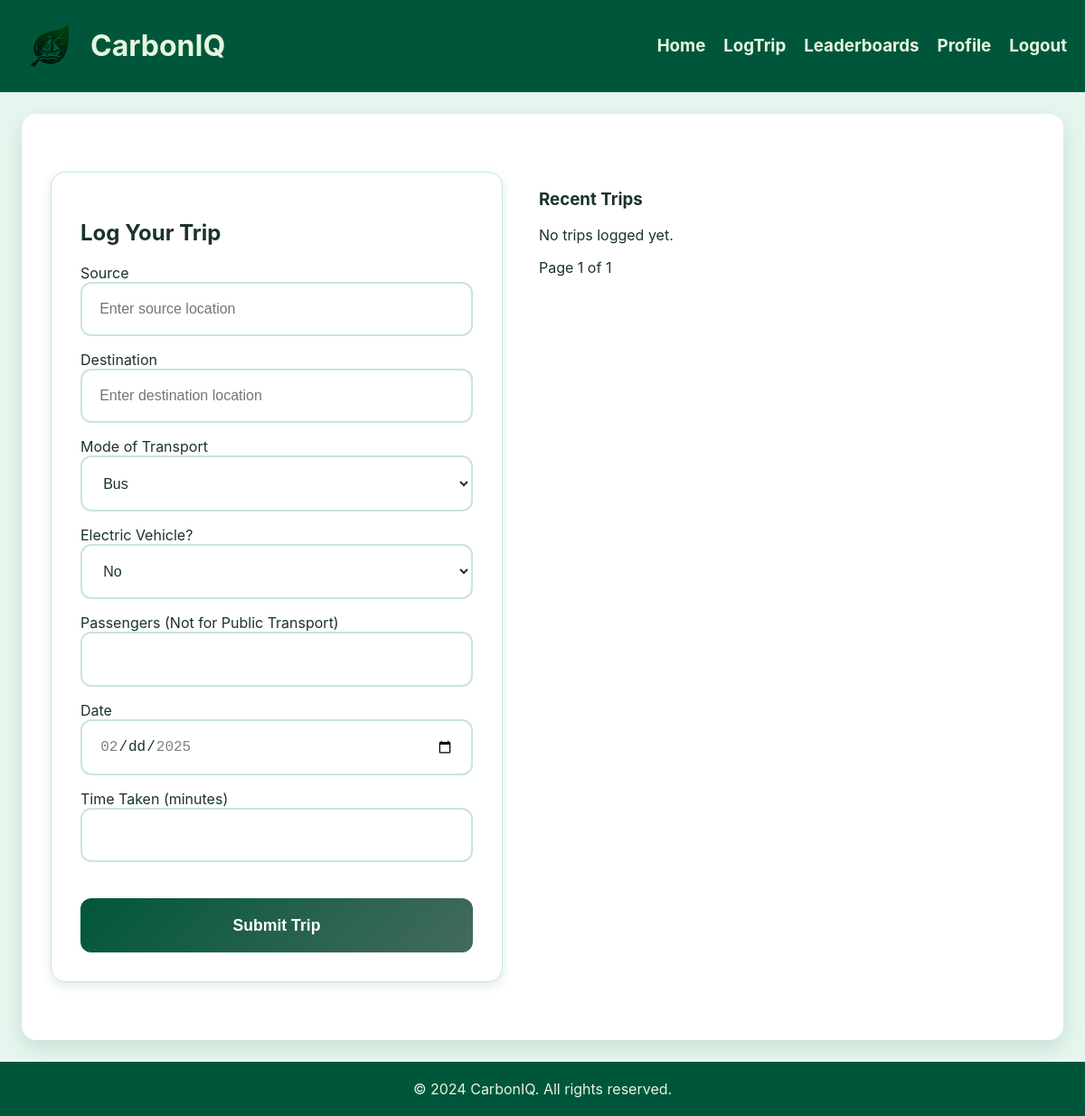
The app's page /logtrip/ (signed in), older data.
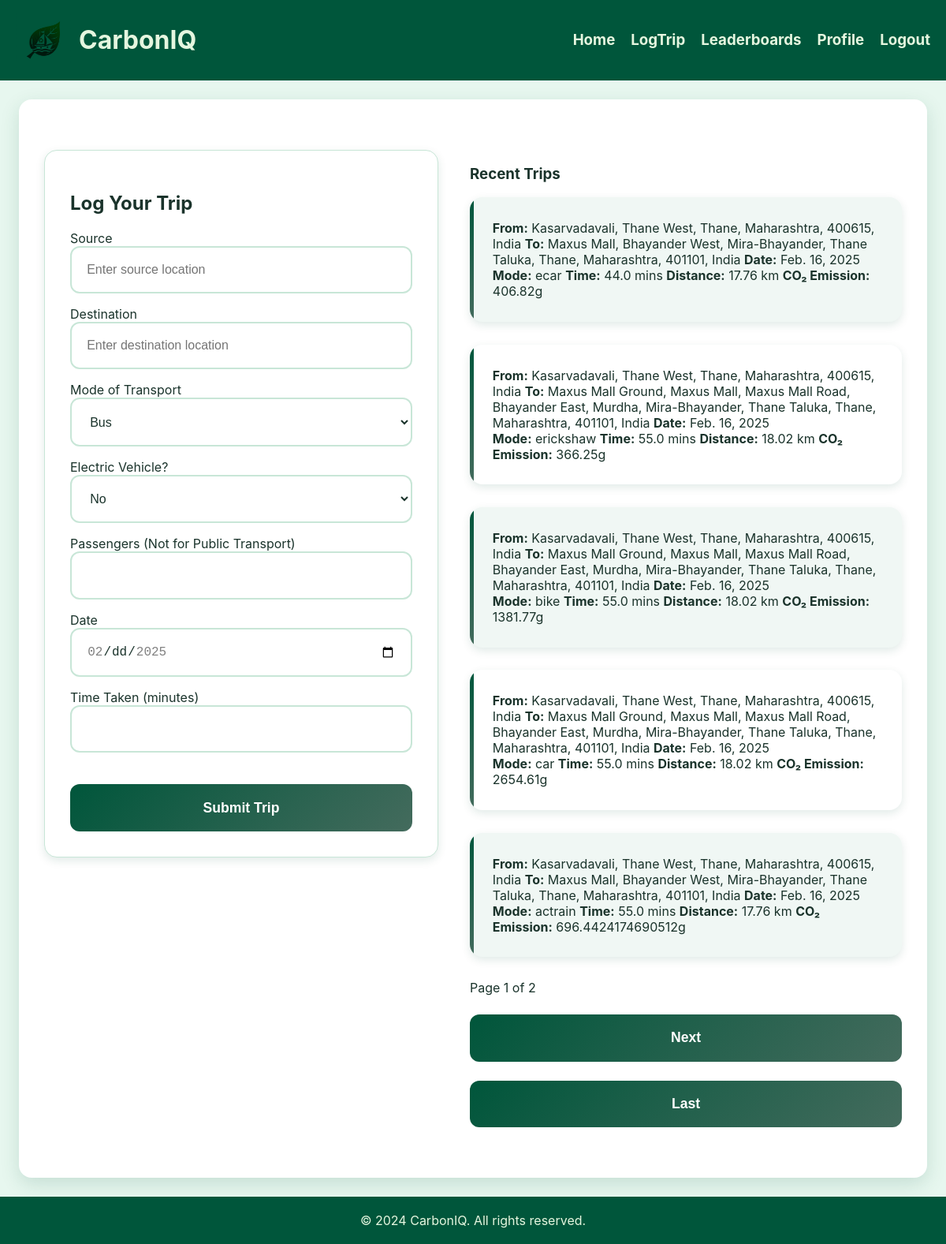
The same page, newer data.
### mainapp/models.py (models this page shows, shortened)
class TripLog(models.Model):
    user = models.ForeignKey(User, on_delete=models.CASCADE, related_name="trips")
    source_address = models.CharField(max_length=255)
    source_lat = models.DecimalField(max_digits=9, decimal_places=6)
    source_lng = models.DecimalField(max_digits=9, decimal_places=6)
    destination_address = models.CharField(max_length=255)
    dest_lat = models.DecimalField(max_digits=9, decimal_places=6)
    dest_lng = models.DecimalField(max_digits=9, decimal_places=6)
    mode_of_transport = models.CharField(max_length=50)
    time_taken = models.FloatField()  # User-entered trip time in minutes
    api_duration = models.FloatField()  # Fetched time from API in minutes
    api_distance = models.FloatField()  # Fetched distance from API in km
    electric_vehicle = models.BooleanField(default=False)
    co2_emission = models.FloatField()  # CO2 emission in grams
    date = models.DateField()
    passengers = models.IntegerField(default=1)
    public_transport = models.BooleanField(default=False)  # Whether it was public transport
    greener_travel = models.BooleanField(default=False)  # Whether it was a greener travel option
    created_at = models.DateTimeField(auto_now_add=True)

### mainapp/views.py (the view, shortened to what this page needs)
# urls.py: path('logtrip/', mviews.logtrip, name='logtrip'),
@login_required(login_url='/login/')
def logtrip(request):
    user = request.user
    trip_logs = TripLog.objects.filter(user=user).order_by("-date", "-created_at")
    paginator = Paginator(trip_logs, 5)
    page_number = request.GET.get("page")  # Get the page number from URL
    trip_logs_page = paginator.get_page(page_number)
    return render(request, "mainapp/logtrip.html", {"trip_logs": trip_logs_page})

### templates/mainapp/logtrip.html (shortened to what this page needs)
{% extends 'mainapp/base.html' %}
{% load static %}
{% block extra_head %}
    <link rel="stylesheet" href="{% static 'css/logtrip.css' %}">
{% endblock %}
{% block content %}
    <div class="container">
        <div class="row">
            <div class="col-md-4">
                <div class="form-container">
                    <h2>Log Your Trip</h2>
                    <form id="trip-form" action="{% url "logtrip" %}" method="post">
                        <div class="autocomplete-container">
                            <label for="source">Source</label>
                            <input type="text" id="source-input" name="source" placeholder="Enter source location" required />
                        </div>
                        <div class="autocomplete-container">
                            <label for="destination">Destination</label>
                            <input type="text" id="destination-input" name="destination" placeholder="Enter destination location" required />
                        </div>
                        <div class="flex-container">
                            <div>
                                <label for="mode-of-transport">Mode of Transport</label>
                                <select id="mode-of-transport" name="mode_of_transport" required>
                                    <option value="bus">Bus</option>
                                </select>
                            </div>
                            <div>
                                <label for="electric-vehicle">Electric Vehicle?</label>
                                <select id="electric-vehicle" name="electric_vehicle">
                                    <option value="No">No</option>
                                </select>
                            </div>
                            <div class="passenger-input">
                                <label for="passenger-taken">Passengers (Not for Public Transport)</label>
                                <input type="number" id="passengers" name="passengers" step="1"/>
                            </div>
                        </div>
                        <div class="flex-container-date">
                            <div class="date-input">
                                <label for="date">Date</label>
                                <input type="date" id="date" name="date" required />
                            </div>
                            <div class="time-input">
                                <label for="time-taken">Time Taken (minutes)</label>
                                <input type="number" id="time-taken" name="time_taken" step="1" required />
                            </div>
                        </div>
                        <button type="submit">Submit Trip</button>
                    </form>
                </div>
            </div>
            <div class="col-md-8">
                <div class="trip-container">
                    <h3>Recent Trips</h3>
                    <div class="trip-log-wrapper">
                        <div class="trip-log-container">
                            {% if trip_logs %}
                                {% for trip in trip_logs %}
                                    <div class="trip-summary {% if trip.greener_travel %}green-trip{% else %}red-trip{% endif %}">
                                        <div class="trip-row">
                                            <span><strong>From:</strong> {{ trip.source_address }}</span>
                                            <span><strong>To:</strong> {{ trip.destination_address }}</span>
                                            <span><strong>Date:</strong> {{ trip.date }}</span>
                                        </div>
                                        <div class="trip-row">
                                            <span><strong>Mode:</strong> {{ trip.mode_of_transport }}</span>
                                            <span><strong>Time:</strong> {{ trip.time_taken }} mins</span>
                                            <span><strong>Distance:</strong> {{ trip.api_distance }} km</span>
                                            <span><strong>CO₂ Emission:</strong> {{ trip.co2_emission }}g</span>
                                        </div>
                                    </div>
                                {% endfor %}
                            {% else %}
                                <p class="no-trips">No trips logged yet.</p>
                            {% endif %}
                        </div>
                    </div>
                    <div class="pagination bottom-pagination">
                        <span class="page-info">Page {{ trip_logs.number }} of {{ trip_logs.paginator.num_pages }}</span>
                        {% if trip_logs.has_next %}
                            <button class="pagination-btn next-btn" onclick="location.href='?page={{ trip_logs.next_page_number }}'">Next</button>
                            <button class="pagination-btn last-btn" onclick="location.href='?page={{ trip_logs.paginator.num_pages }}'">Last</button>
                        {% endif %}
                    </div>
                </div>
            </div>
        </div>
    </div>
{% endblock %}

### templates/mainapp/base.html (shortened to what this page needs)
{% load static %}
<!DOCTYPE html>
<html lang="en">
<head>
    <link href="{% static 'css/mainbase.css'%}" rel="stylesheet">
    {% block extra_head %}{% endblock %}
</head>
<body>
    <header class="navbar">
        <div class="logo">
            <img src="{% static 'images/logo.png' %}" alt="CarbonIQ Logo">
            <h1>CarbonIQ</h1>
        </div>
        <div class="nav-links">
            <ul>
                <li><a href="{% url 'homepage' %}"><h3>Home</h3></a></li>
                <li><a href="{% url 'logtrip' %}"><h3>LogTrip</h3></a></li>
                <li><a href="{% url 'leaderboards' %}"><h3>Leaderboards</h3></a></li>
                <li><a href="{% url 'view_profile' user_id=user.id %}"><h3>Profile</h3></a></li>
                <li><a href="{% url 'logout' %}"><h3>Logout</h3></a></li>
            </ul>
        </div>
    </header>
    <main>
        {% block content %}{% endblock %}
    </main>
    <footer style="background-color: #00563B; color: #E5F6DF; padding: 20px; text-align: center;">
        <div style="max-width: 1200px; margin: 0 auto;">
            <p style="margin: 0;">&copy; 2024 CarbonIQ. All rights reserved.</p>
        </div>
    </footer>
</body>
</html>

### static/css/mainbase.css (style rules this page uses)
body { font-family: 'Inter', 'Arial', sans-serif; margin: 0; padding: 0; display: flex; flex-direction: column; height: 100vh; justify-content: space-between; background-color: #e7f7ef; color: #1a332b; }
.navbar { display: flex; justify-content: space-between; align-items: center; padding: 10px 20px; background-color: #00563B; color: #E5F6DF; }
.navbar .logo { display: flex; align-items: center; }
.navbar .logo img { mix-blend-mode: multiply; height: 70px; }
.navbar h1 { color: #E5F6DF; margin-left: 10px; }
.navbar .nav-links { display: flex; gap: 20px; }
.navbar .nav-links ul { display: flex; gap: 20px; list-style: none; padding: 0; margin: 0; }
.navbar .nav-links li { margin: 0; position: relative; }
.navbar .nav-links a { text-decoration: none; color: #E5F6DF; position: relative; padding: 5px 0; }
.navbar .nav-links a h3 { margin: 0; }
.navbar .nav-links a::after { content: ''; position: absolute; width: 0; height: 2.5px; top:25px; bottom: 0; left: 0; background-color: #E5F6DF; transition: width 0.3s ease; }

### static/css/logtrip.css (style rules this page uses)
:root { --primary-color: #00563B; --secondary-color: #446b5d; --accent-color: #ffc815; --text-primary: #1a332b; --text-secondary: #446b5d; --bg-light: #f8fbfa; --border-color: #c8e6d7; --gradient-primary: linear-gradient(135deg, #00563B 0%, #446b5d 100%); --gradient-accent: linear-gradient(135deg, #ffc815 0%, #ffb700 100%); --shadow-sm: 0 2px 8px rgba(0, 86, 59, 0.08); --shadow-md: 0 4px 12px rgba(0, 86, 59, 0.12); --shadow-lg: 0 8px 24px rgba(0, 86, 59, 0.15); --border-radius: 16px; --message-bg-1: #f0f7f4; --message-bg-2: #ffffff; }
.container { max-width: 1400px; margin: 2.5rem auto; padding: 2.5rem; background-color: #ffffff; border-radius: var(--border-radius); box-shadow: var(--shadow-lg); }
.row { display: flex; gap: 2.5rem; margin: 2rem 0; align-items: flex-start; }
.form-container { background-color: #ffffff; border-radius: var(--border-radius); padding: 2rem; box-shadow: var(--shadow-md); border: 1px solid var(--border-color); position: sticky; top: 2rem; transition: all 0.3s ease; max-width: 100%; width: 500px; box-sizing: border-box; }
input[type="text"], input[type="date"], input[type="number"], select { width: 100%; padding: 1.2rem; border: 2px solid var(--border-color); border-radius: 12px; font-size: 1rem; color: var(--text-primary); background-color: #ffffff; transition: all 0.3s ease; margin-bottom: 1rem; box-sizing: border-box; }
.trip-summary { padding: 1.8rem; margin-bottom: 1.8rem; border-radius: var(--border-radius); background: #ffffff; box-shadow: var(--shadow-md); transition: all 0.3s ease; position: relative; overflow: hidden; }
.trip-summary:nth-child(odd) { background: var(--message-bg-1); }
.trip-summary:nth-child(even) { background: var(--message-bg-2); }
.trip-summary::before { content: ''; position: absolute; left: 0; top: 0; height: 100%; width: 5px; background: var(--gradient-primary); }
button { width: 100%; padding: 1.2rem 1.5rem; background: var(--gradient-primary); color: white; border: none; border-radius: 12px; font-size: 1.1rem; font-weight: 600; cursor: pointer; transition: all 0.3s ease; margin-top: 1.5rem; }
.autocomplete-container { position: relative; width: 100%; max-width: 450px; margin: 0 auto; }
@media (max-width: 1200px) { .container { margin: 1.5rem; padding: 2rem; } }

Row changes from the older to the newer data that the page shows:
added TripLog: source_address "Kasarvadavali, Thane West, Thane, Maharashtra, 400615, India", destination_address "Maxus Mall, Bhayander West, Mira-Bhayander, Thane Taluka, Thane, Maharashtra, 401101, India", date "Feb. 16, 2025", mode_of_transport "ecar", time_taken "44.0", api_distance "17.76", co2_emission "406.82"
added TripLog: source_address "Kasarvadavali, Thane West, Thane, Maharashtra, 400615, India", destination_address "Maxus Mall Ground, Maxus Mall, Maxus Mall Road, Bhayander East, Murdha, Mira-Bhayander, Thane Taluka, Thane, Maharashtra, 401101, India", date "Feb. 16, 2025", mode_of_transport "erickshaw", time_taken "55.0", api_distance "18.02", co2_emission "366.25"
added TripLog: source_address "Kasarvadavali, Thane West, Thane, Maharashtra, 400615, India", destination_address "Maxus Mall Ground, Maxus Mall, Maxus Mall Road, Bhayander East, Murdha, Mira-Bhayander, Thane Taluka, Thane, Maharashtra, 401101, India", date "Feb. 16, 2025", mode_of_transport "bike", time_taken "55.0", api_distance "18.02", co2_emission "1381.77"
added TripLog: source_address "Kasarvadavali, Thane West, Thane, Maharashtra, 400615, India", destination_address "Maxus Mall Ground, Maxus Mall, Maxus Mall Road, Bhayander East, Murdha, Mira-Bhayander, Thane Taluka, Thane, Maharashtra, 401101, India", date "Feb. 16, 2025", mode_of_transport "car", time_taken "55.0", api_distance "18.02", co2_emission "2654.61"
added TripLog: source_address "Kasarvadavali, Thane West, Thane, Maharashtra, 400615, India", destination_address "Maxus Mall, Bhayander West, Mira-Bhayander, Thane Taluka, Thane, Maharashtra, 401101, India", date "Feb. 16, 2025", mode_of_transport "actrain", time_taken "55.0", api_distance "17.76", co2_emission "696.4424174690512"
Text that changed along with them:
{{ trip_logs.paginator.num_pages }}: "1" → "2"
text no longer shown: "No trips logged yet."
text now shown: "Next Last"
